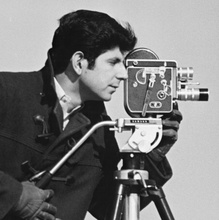
%> input picture Computer_vision_and_Visual_special_effects/Canny_edge_detector/CameraMan.jpg, 219 x 220 px, shrunk from 510 x 512 before the run
$ octave Canny_Edge_Detector.m   (GNU Octave 9; MATLAB toolbox functions it lacks are replaced by stand-ins)
%> lines starting %> are read from the running program, lines starting %| are printed output that depends on the picture; in (x1, y1, x2, y2) boxes, pixels count from 0 and x2, y2 are one past the last pixel; in counts of white or black regions, pixels touching at a corner belong together; the program's own positions count from 1
### Computer_vision_and_Visual_special_effects/Filtering/Gaussian_Filter.m
function result = Gaussian_Filter(img, F_SIZE, sigma)

PI = 3.141592;

[h w] = size(img);
result = zeros(h, w, 'uint8');

Gaussian_F = zeros(F_SIZE);

h_len = floor(F_SIZE/2);

for k = -h_len : h_len
	for l = -h_len : h_len
        Gaussian_F(k+h_len+1, l+h_len+1) = 1 / (2*PI*(sigma*sigma)) * exp(-1*(k*k+l*l)/(2*sigma*sigma));
	end
end

for i = h_len+1 : h - h_len
    for j = h_len+1 : w - h_len
        temp = 0;

        for k = -h_len : h_len
            for l = -h_len : h_len
                temp = temp + img(i+k, j+l) * Gaussian_F(k+h_len+1, l+h_len+1);
            end
        end

        result(i, j) = temp;
    end
end

end

### Computer_vision_and_Visual_special_effects/Canny_edge_detector/Canny_Edge_Detector.m
% img = imread('lena_N.jpg');
img = imread('CameraMan.jpg');
%> img is the input picture: size 220x219 uint8; min 6, max 255, mean 122.7

[h w c] = size(img);
%> h = 220; w = 219; c = 1

if c == 3
    img = rgb2gray(img);
end

g_mask_size = 3;
sigma = 1;

gf_img = Gaussian_Filter(img, g_mask_size, sigma);
%> after the loop in Gaussian_Filter, `for i = h_len+1 : h - h_len`:
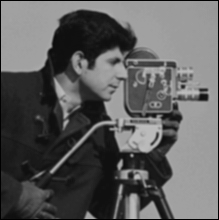
%> result: size 220x219 uint8; min 0, max 191, mean 93.5

[h w] = size(gf_img);

result = zeros(h, w, 'uint8');

sobel_size = 3;
sobel_x = [1 0 -1 ; 2 0 -2 ; 1 0 -1];
sobel_y = [1 2 1 ; 0 0 0 ; -1 -2 -1];

h_len = floor(sobel_size/2);

sx_img = zeros(h, w, 'uint8');
sy_img = zeros(h, w, 'uint8');

for i = h_len+1 : h - h_len
    for j = h_len+1 : w - h_len
        sx_img(i, j) = abs(floor(sum(sum(double(gf_img(i-1:i+1, j-1:j+1)).*sobel_x))/4));
        sy_img(i, j) = abs(floor(sum(sum(double(gf_img(i-1:i+1, j-1:j+1)).*sobel_y))/4));
    end
end
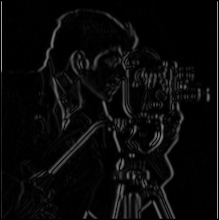
%> sx_img: size 220x219 uint8; min 0, max 162, mean 9.5
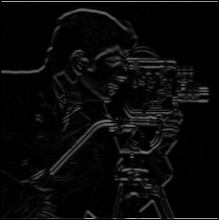
%> sy_img: size 220x219 uint8; min 0, max 183, mean 9.5

mgtd = sqrt(double(sx_img).*double(sx_img) + double(sy_img).*double(sy_img));
ori = atan(double(sy_img)./double(sx_img));
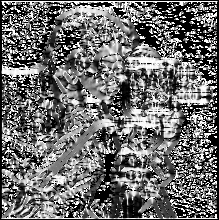
%> ori: size 220x219 double; 12.64% of the values are NaN or infinite; the others: min 0, max 1.57, mean 0.781; drawn with min black, max white, NaN and infinite black

figure(1), imshow(uint8(mgtd));

temp = 0;
cnt = 0;
dir = zeros(h, w);

for i = h_len + 1 : h - h_len
    for j = h_len + 1 : w - h_len
        if -0.4142 < ori(i, j) && ori(i, j) <= 0.4142
            dir(i, j) = 0;
            hor = 1;
            ver = 0;
        elseif 0.4142 < ori(i, j) && ori(i, j) < 2.4142
            dir(i, j) = 1;
            hor = 1;
            ver = 1;
        elseif abs(ori(i, j)) >= 2.4142
            dir(i, j) = 2;
            hor = 0;
            ver = 1;
        elseif -2.4142 < ori(i, j) && ori(i, j) <= 0.4142
            dir(i, j) = 3;
            hor = 0;
            ver = -1;
        end

        if mgtd(i, j) > mgtd(i+ver, j+hor) && mgtd(i, j) > mgtd(i-ver, i-hor)
            result(i, j) = mgtd(i, j);
            temp = temp + mgtd(i, j);
            cnt = cnt + 1;
        end
    end
end
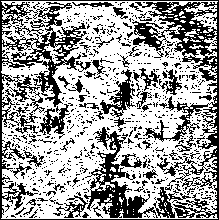
%> dir: size 220x219 double; values 0 (black) and 1 (white), 62.4% white; 768 black regions (711 under 20 px), largest, box (x1, y1, x2, y2) and area: (0, 0, 219, 220) 9620, (84, 127, 158, 218) 2128, (100, 69, 136, 132) 633
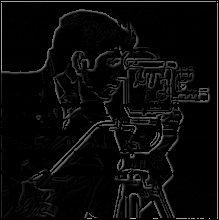
%> result: size 220x219 uint8; min 0, max 183, mean 9.4
%> after the loop, cnt = 13295; hor = 1; temp = 455591.2; ver = 1

temp = temp / cnt;
%> temp = 34.27
high = temp * 1.5;
%> high = 51.4
low = temp * 0.5;
%> low = 17.13

region = zeros(3);

figure(2), imshow(result);

for i = h_len + 1 : h - h_len
    for j = h_len + 1 : w - h_len
        if result(i, j) < low
            result(i, j) = 0;
        elseif low < result(i, j) && result(i, j) < high
            region = result(i-h_len:i+h_len, j-h_len:j+h_len);

            if max(max(region)) >= high
            else result(i, j) = 0;
            end
        end
    end
end
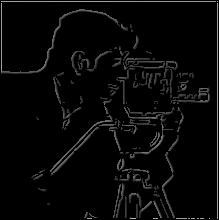
%> result: size 220x219 uint8; 17.48% of pixels changed, all inside (x1, y1, x2, y2) = (1, 3, 216, 218)
%> after the loop, region = [0 0 0; 0 46 0; 0 0 0]

figure(3),
subplot(1, 2, 1), imshow(img), title('Input Image');
subplot(1, 2, 2), imshow(result), title('Output Image(Hysteresis)');
